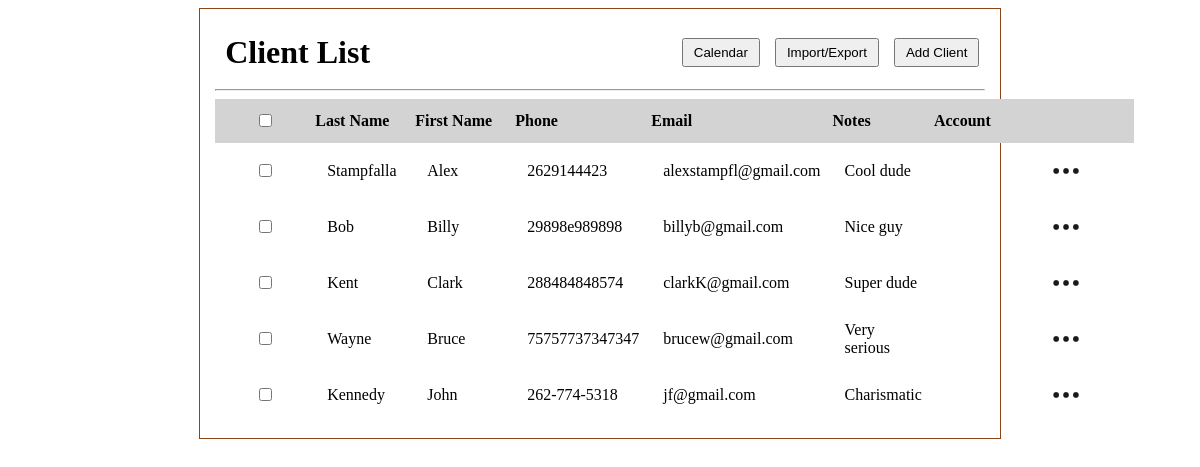
Page /client_list on the earlier database version.
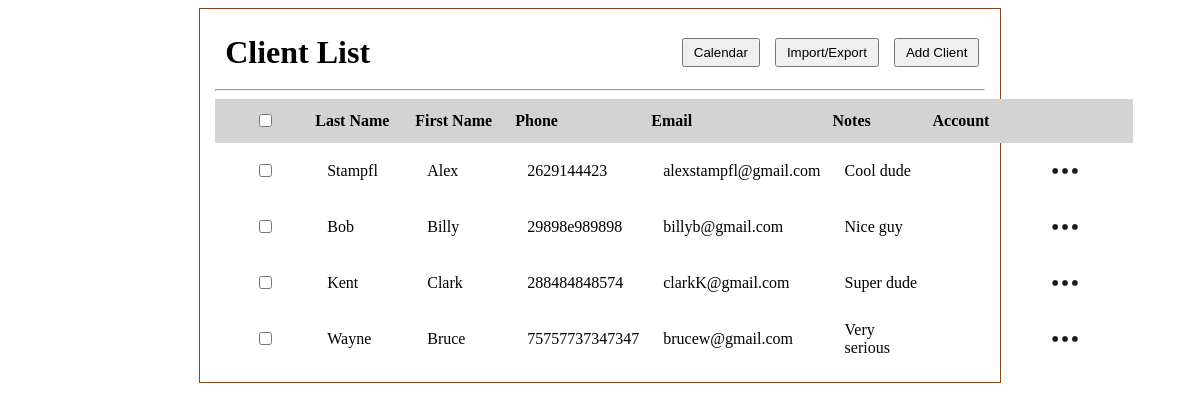
Same page on the later database version.
### tables this page shows
CREATE TABLE clients (
              id INTEGER PRIMARY KEY AUTOINCREMENT,
              first_name TEXT,
              last_name TEXT,
              phone TEXT,
              email TEXT,
              status TEXT
            , client_id INTEGER, notes TEXT);

### app.py (the view)
@app.route('/client_list')
def client_list():
    conn = sqlite3.connect(DB_PATH)  # connects to sqlite database file named client.db, conn is the connection object used to talk to db
    c = conn.cursor() # cursor object lets you execute SQL statements (queries) against db
    c.execute('SELECT * FROM clients')
    clients = c.fetchall() # Fetches all rows that query returned, clients is a list of tuples
    conn.close()
    return render_template('client_list.html', clients=clients)

### templates/client_list.html (shortened to what this page needs)
<!DOCTYPE html>
<html lang="en">
<head>
     <link rel="stylesheet" href="{{ url_for('static', filename = 'main.css') }}">
</head>
<body>
    <div id="client_list">
            <div class="header-row">
                <h1 id="client_list_h1">Client List</h1>
                <div class="header-buttons">
                    <button id="go_to_calendar">Calendar</button>
                    <button id="export_client_list">Import/Export</button>
                    <button id="add_client">Add Client</button>
                </div>
            </div>
        <hr>
        <table>
            <thead>
                <tr id="client_list_headers">
                    <th><input type="checkbox"></th>
                    <th>Last Name</th>
                    <th>First Name</th>
                    <th>Phone</th>
                    <th>Email</th>
                    <th>Notes</th>
                    <th>Account</th>
                    <th></th>
                </tr>
            </thead>
            <tbody id="clientTableBody">
                {% for client in clients %}
                <tr>
                    <td><input type="checkbox"></td>
                    <td>{{ client[2] if client[2] else "" }}</td>
                    <td>{{ client[1] if client[1] else "" }}</td>
                    <td>{{ client[3] if client[3] else "" }}</td>
                    <td>{{ client[4] if client[4] else "" }}</td>
                    <td>{{ client[7] if client[7] else "" }}</td>
                    <td>{{ client[5] if client[5] else "" }}</td>
                    <td class="menu_cell">
                        <div class="menu-container">
                            <img class="meatballs" src = "{{ url_for('static', filename='img/meatball_menu.png') }}" alt="3 dots">
                        </div>
                    </td>
                </tr>
                {% endfor %}
            </tbody>
        </table>
    </div>
</body>
</html>

### static/main.css (style rules this page uses)
#client_list { text-align: center; max-width: 65%; top: 10%; left: 50%; border: 1px solid saddlebrown; height: 100%; margin: 0 auto; padding: 15px; }
table { border-collapse: collapse; width: 100%; }
th, td { padding: 8px 12px; text-align: left; }
#client_list table th:first-child, #client_list table td:first-child { width: 40px; text-align: center; }
table th { padding: 12px 0px 12px 0px; margin: 0 auto; min-width: 100px; text-align: left; }
.header-row { display: flex; justify-content: space-between; align-items: center; width: 98%; padding: 10px; }
.header-buttons { display: flex; gap: 15px; }
#client_list_h1 { display: inline-flex; margin: 0; }
#add_client { padding: 5px 10px; }
#go_to_calendar { padding: 5px 10px; }
#export_client_list { padding: 5px 10px; }
#client_list_headers { background-color: lightgray; }
.menu-container { position: relative; display: inline-block; }
.meatballs { width: 40px; height: 40px; vertical-align: middle; cursor: pointer; }

Differences in the rows shown:
removed clients: last_name "Kennedy", first_name "John", phone "262-774-5318", email "jf@gmail.com", notes "Charismatic"
changed clients "Alex": last_name "Stampfalla" → "Stampfl"
